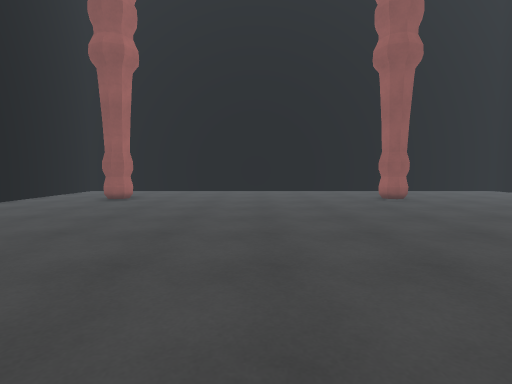
View 1 (above)

14 first-person views from a walk through a scene from a Unity 3-D project. The camera is 1.2 m above the floor, tilts 4° down and sees 80° across. The floor is counted in squares, 1 m on a side. Each view is taken from the middle of a square. On the plan, view 1 faces up. The plan holds only what a view shows up to about 13 squares ahead; the rest is blank. The place goes on beyond the plan.

View 2
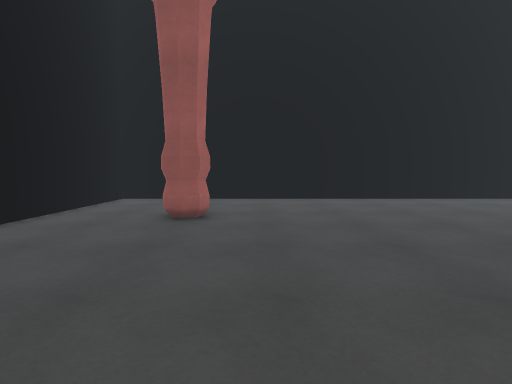

View 3
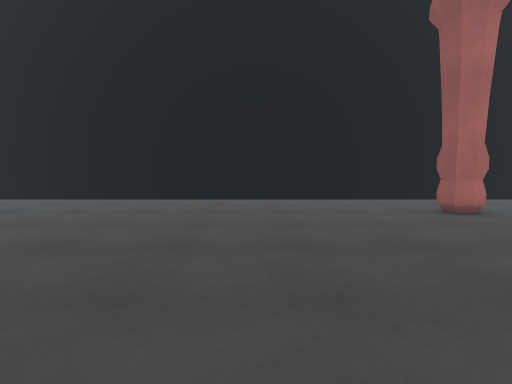

View 4
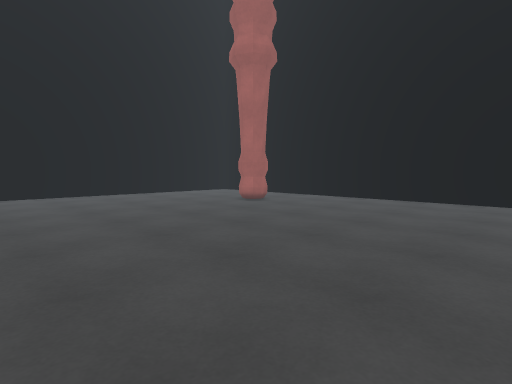

View 5
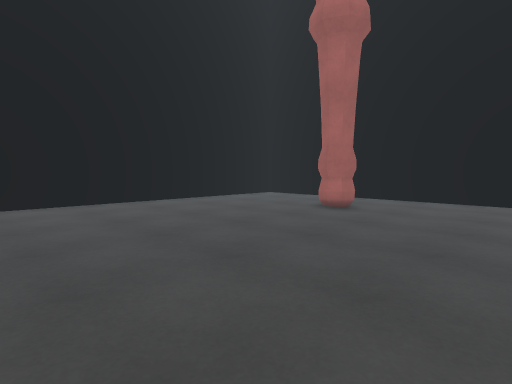

View 6
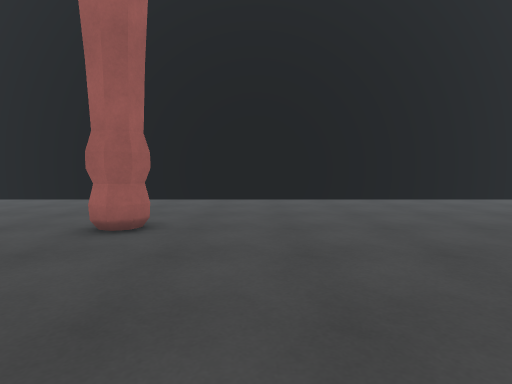

View 7
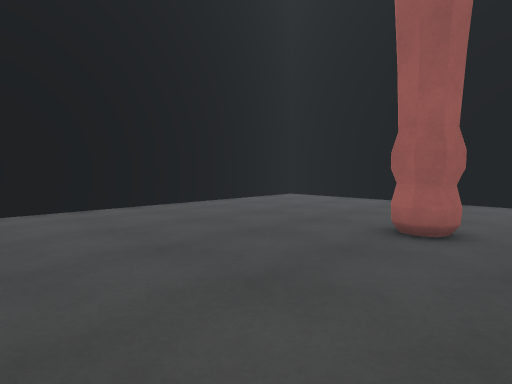

View 8
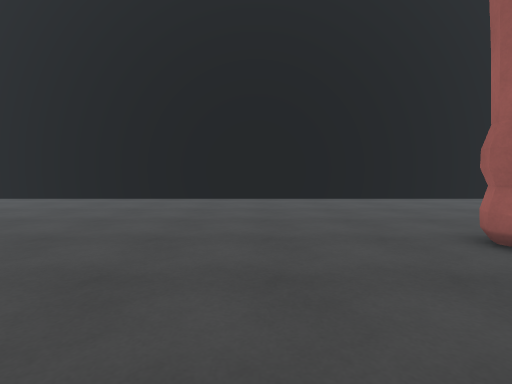

View 9
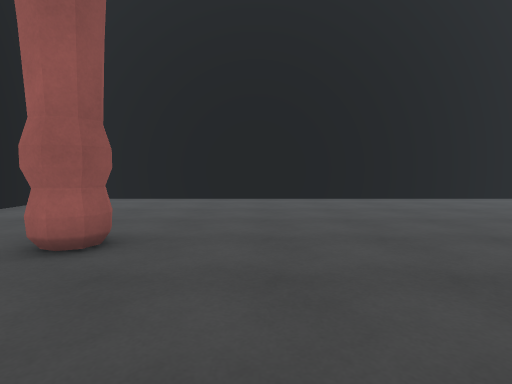

View 10
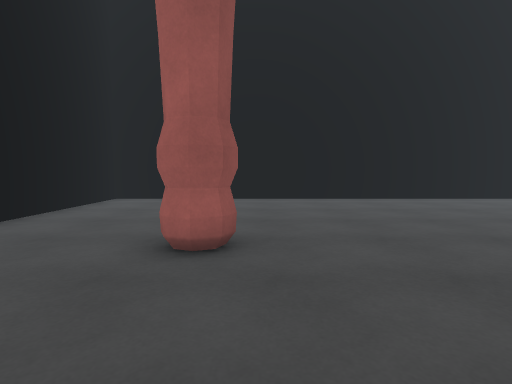

View 11
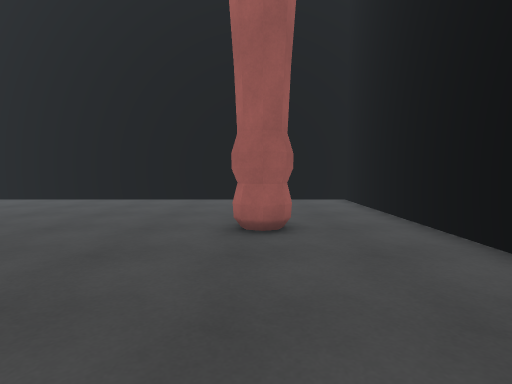

View 12
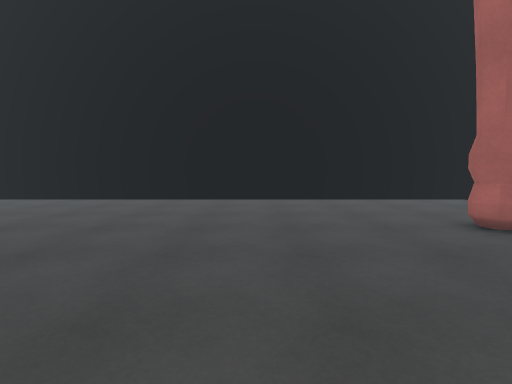

View 13
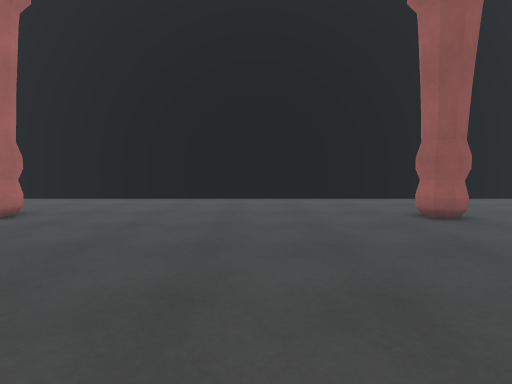

View 14
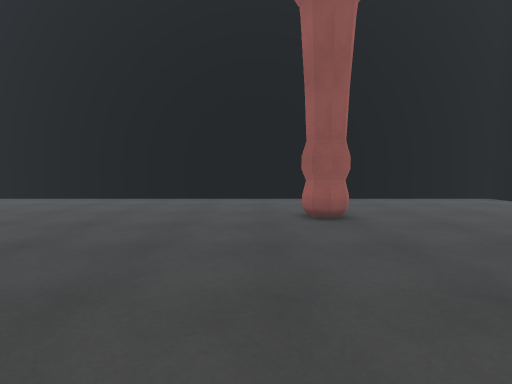

### Floor plan
Points are (right, up) in squares from view 1. A wall is a line through its corners. A room is listed if a view was taken in it or the views show most of it. See-through windows are left out.
Room 1 (views 1, 2, 3, 4, 5, 6, 7, 8, 9, 10, 11, 12, 13, 14)
walls: (5.2, -4.3) (5.4, -3.9) (5.8, -3.7) (6.3, -3.9) (6.4, -4.3); (6.5, 13) (6.3, 12.5) (5.8, 12.3) (5.4, 12.5) (5.2, 12.9) (5.4, 13.3) (5.9, 13.6); (-6.8, -4.4) (-6.6, -3.9) (-6.1, -3.7) (-5.7, -3.9) (-5.5, -4.3) (-5.7, -4.8); (-5.4, 13.5) (-5.2, 13) (-5.4, 12.5) (-5.9, 12.3) (-6.2, 12.5) (-6.4, 12.9); (14, -9.8) (14, 18) (-9.7, 18) (-9.7, -10.6) (13.6, -10.6)

Where each view was taken, in squares from view 1:
view 1: 0 up, 0 right, facing up
view 2: 5 up, 4 left, facing up
view 3: 7 up, 3 right, facing left
view 4: 5 up, 3 right, facing down-left
view 5: 1 up, 3 right, facing down-left
view 6: 2 up, 3 right, facing down
view 7: 2 up, 4 right, facing down-right
view 8: 0 up, 1 right, facing right
view 9: 10 up, 1 right, facing right
view 10: 12 up, 1 right, facing right
view 11: 2 up, 6 left, facing down
view 12: 2 up, 1 left, facing down
view 13: 5 up, 1 right, facing up
view 14: 5 up, 4 right, facing up
